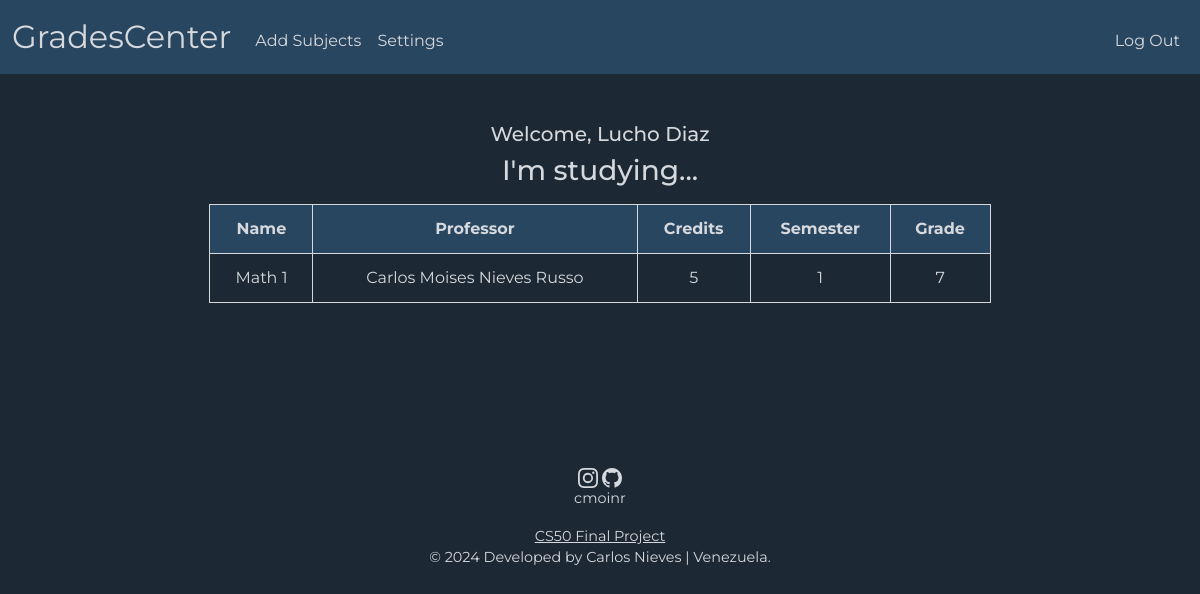
/student (signed in), run on an earlier commit of the app's database.
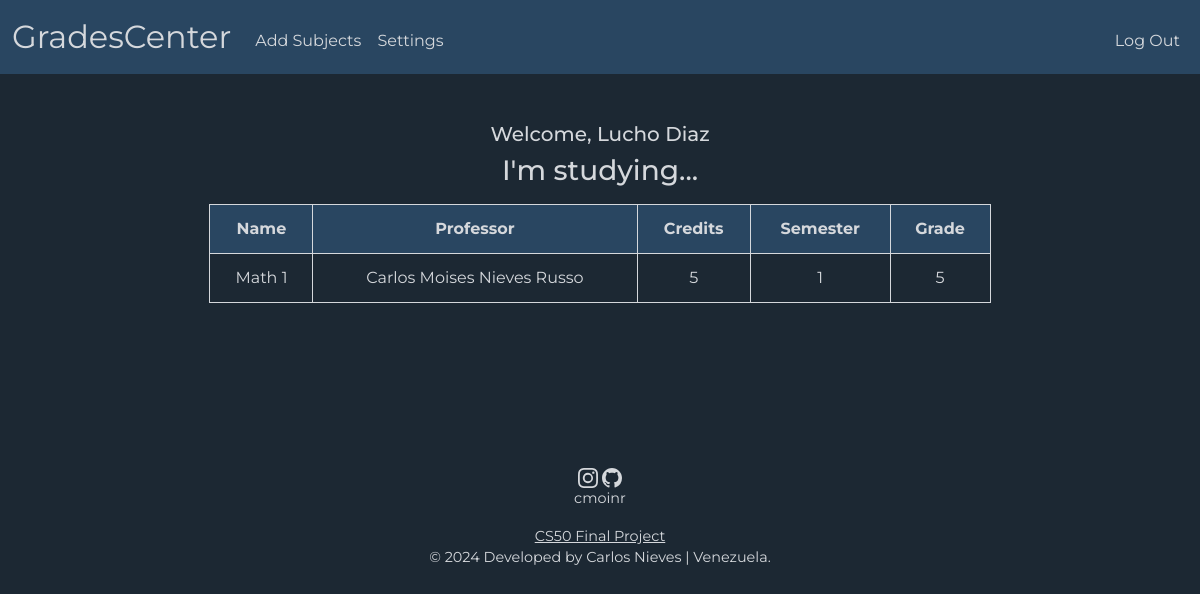
And on a later commit of the database.
### tables this page shows
CREATE TABLE students (
    id INTEGER NOT NULL,
    names TEXT NOT NULL,
    surnames TEXT NOT NULL,
    semester INTEGER,
    credits INTEGER,
    hash TEXT NOT NULL,
    id_faculty TEXT NOT NULL,
    PRIMARY KEY(id)
    FOREIGN KEY(id_faculty) REFERENCES faculty(id)
);

CREATE TABLE teachers (
    id INTEGER NOT NULL,
    names TEXT NOT NULL,
    surnames TEXT NOT NULL,
    hash TEXT NOT NULL,
    PRIMARY KEY(id)
);

CREATE TABLE subjects (
    id TEXT NOT NULL,
    name TEXT NOT NULL,
    id_faculty TEXT NOT NULL,
    semester INTEGER NOT NULL,
    credits INTEGER NOT NULL,
    PRIMARY KEY(id)
    FOREIGN KEY(id_faculty) REFERENCES faculty(id)
);

CREATE TABLE grades (
    id_student INTEGER NOT NULL,
    id_subject TEXT NOT NULL,
    grade INTEGER NOT NULL,
    FOREIGN KEY(id_student) REFERENCES students(id)
    FOREIGN KEY(id_subject) REFERENCES subjects(id)
);

### app.py (the view)
@app.route("/student")
@login_required
def student():
    subjects = db.execute("""
        SELECT subjects.name, subjects.semester, subjects.credits, grades.grade, teachers.names, teachers.surnames
        FROM subjects
        JOIN grades ON subjects.id = grades.id_subject
        JOIN studying ON grades.id_student = studying.id_student
        JOIN teaching ON subjects.id = teaching.id_subject
        JOIN teachers ON teaching.id_teacher = teachers.id
        WHERE studying.id_student = ?
    """, session["user_id"])
    learner = db.execute("""
        SELECT names, surnames FROM students WHERE id = ?
    """, session["user_id"])
    return render_template("student.html", subjects=subjects, learner=learner)

### app.py (called while the page is built)
@app.after_request
def after_request(response):
    response.headers["Cache-Control"] = "no-cache, no-store, must-revalidate"
    response.headers["Expires"] = 0
    response.headers["Pragma"] = "no-cache"
    return response

### helpers.py (called while the page is built)
def login_required(f):
    @wraps(f)
    def decorated_function(*args, **kwargs):
        if session.get("user_id") is None:
            return redirect("/login")
        return f(*args, **kwargs)
    return decorated_function

### templates/student.html (shortened to what this page needs)
{% extends "layout.html" %}
{% block main %}
    <div class="mb-3">
        <h5>Welcome, {{ learner[0]['names'] }} {{ learner[0]['surnames'] }}</h5>
        <h3>I'm studying...</h3>
    </div>
    <div class="mb-3">
        <table>
            <thead>
                <tr class="high">
                    <th>Name</th>
                    <th>Professor</th>
                    <th>Credits</th>
                    <th>Semester</th>
                    <th>Grade</th>
                </tr>
            </thead>
            <tbody>
                {% for subject in subjects %}
                    <tr>
                        <td>{{ subject['name'] }}</td>
                        <td>{{ subject['names'] }} {{ subject['surnames'] }}</td>
                        <td>{{ subject['credits'] }}</td>
                        <td>{{ subject['semester'] }}</td>
                        <td>{{ subject['grade'] }}</td>
                    </tr>
                {% endfor %}
            </tbody>
        </table>
    </div>
{% endblock %}

### templates/layout.html (shortened to what this page needs)
<!DOCTYPE html>
<html lang="en">
    <head>
        <link href="https://cdn.jsdelivr.net/npm/bootstrap@5.3.3/dist/css/bootstrap.min.css" rel="stylesheet">
        <link href="/static/styles.css" rel="stylesheet">
    </head>
    <body>
        <nav id="main_bar" class="bg navbar navbar-expand-md navbar-light">
            <div class="container-fluid">
                {% if session["role"] == "student" %}
                    <a class="navbar-brand" href="/student">GradesCenter</a>
                {% else %}
                    <a class="navbar-brand" href="/" id="main_brand">GradesCenter</a>
                    <button aria-controls="navbar" aria-expanded="false" aria-label="Toggle navigation" class="navbar-toggler" data-bs-target="#navbar" data-bs-toggle="collapse" type="button">
                        <span class="navbar-toggler-icon"></span>
                    </button>
                {% endif %}
                <div class="collapse navbar-collapse" id="navbar">
                    {% if session["user_id"] %}
                        {% if session["role"] == "teacher" %}
                            <ul class="navbar-nav me-auto mt-2">
                                <li class="nav-item"><a class="nav-link" href="/subjects">Subjects</a></li>
                                <li class="nav-item"><a class="nav-link" href="/settings">Settings</a></li>
                            </ul>
                            <ul class="navbar-nav ms-auto mt-2">
                                <li class="nav-item"><a class="nav-link" href="/logout">Log Out</a></li>
                            </ul>
                        {% elif session["role"] == "student" %}
                            <ul class="navbar-nav me-auto mt-2">
                                <li class="nav-item"><a class="nav-link" href="/add_subjects">Add Subjects</a></li>
                                <li class="nav-item"><a class="nav-link" href="/settings">Settings</a></li>
                            </ul>
                            <ul class="navbar-nav ms-auto mt-2">
                                <li class="nav-item"><a class="nav-link" href="/logout">Log Out</a></li>
                            </ul>
                        {% endif %}
                    {% else %}
                        <ul class="navbar-nav ms-auto mt-2">
                            <li class="nav-item"><a class="nav-link" href="/register">Register</a></li>
                            <li class="nav-item"><a class="nav-link" href="/login">Log In</a></li>
                        </ul>
                    {% endif %}
                </div>
            </div>
        </nav>
        <main class="container py-5 text-center">
            {% block main %}{% endblock %}
        </main>
        <footer class="mb-5">
            <div>
                <p>cmoinr</p>
            </div>
            <div>
                <a href="https://cs50.harvard.edu/x/2024/project/">CS50 Final Project</a>
            </div>
            © 2024 Developed by Carlos Nieves | Venezuela.
        </footer>
    </body>
</html>

### static/styles.css (style rules this page uses)
nav .navbar-brand { font-size: xx-large; }
.navbar-brand { color: #d5d8dc; transition-duration: 0.5s; }
.nav-link { color: #d5d8dc; background-color: transparent; transition-duration: 0.5s; }
h3, h5, h6 { color: #d5d8dc; }
table { background-color: transparent; margin-bottom: 1rem; width: 70%; margin-left: auto; margin-right: auto; color: #d5d8dc; }
table th, table td { border: 1px solid #d5d8dc; padding: 0.75rem; vertical-align: middle; }
.high { background-color: #294661; border: 1px solid #d5d8dc; }
body { font-family: 'Montserrat', sans-serif; background-color:#1c2833; }
#main_bar { background: #294661; }
footer { text-align: center; font-size: 90%; color: #d5d8dc; margin-left: auto; margin-right: auto; margin-bottom: -1px; margin-top: 100px; }
a { color: #d5d8dc; }

What changed in the data, as far as the page shows it:
changed through a linked row, teachers "Carlos Moises": grade "7" → "5"
